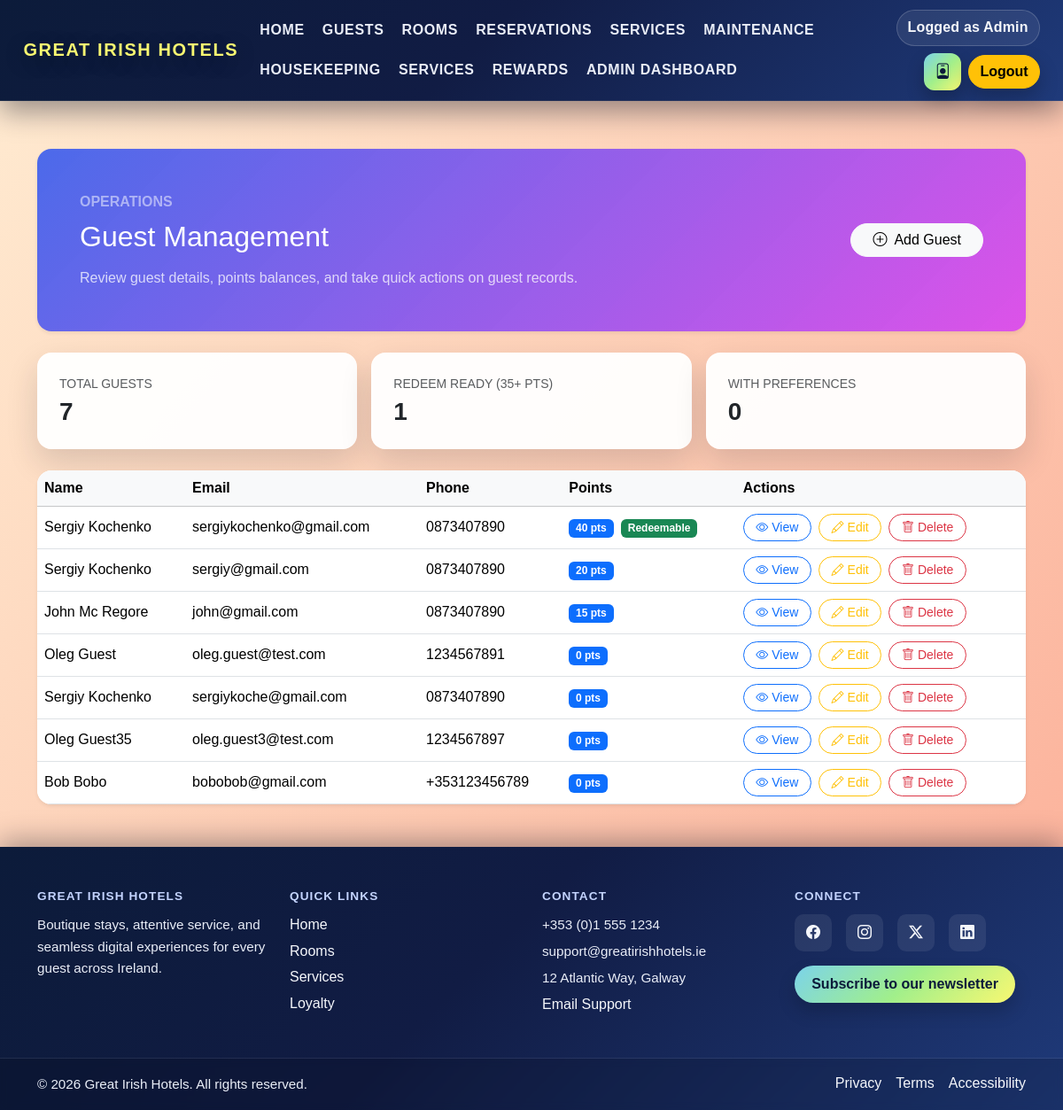
Page /management/guests/ (signed in) on the committed database.
### core/models.py (models this page shows, shortened)
class Guest(models.Model):
	first_name = models.CharField(max_length=50)
	last_name = models.CharField(max_length=50)
	email = models.EmailField()
	phone = models.CharField(max_length=20)
	id_document = models.CharField(max_length=100)
	preferences = models.TextField(blank=True)
	special_requests = models.TextField(blank=True)
	loyalty_points = models.IntegerField(default=0)

### core/views.py (the view)
# urls.py: path('management/guests/', guest_list, name='guest_list'),
@require_staff_role('Reception')
def guest_list(request):
	try:
		guests_list = Guest.objects.all()
		context = get_user_context(request)
		context['guests'] = guests_list
		redeem_ready = guests_list.filter(loyalty_points__gte=35).count()
		preferences_count = guests_list.exclude(preferences__isnull=True).exclude(preferences__exact='').count()
		context['guest_stats'] = {
			'total': guests_list.count(),
			'redeem_ready': redeem_ready,
			'with_preferences': preferences_count,
		}
		if context.get('staff_role') == 'Reception' and not (request.user.is_authenticated and request.user.is_staff):
			context['guests'] = guests_list
			return render(request, 'core/guest_list_reception.html', context)
		return render(request, 'core/guest_list.html', context)
	except Exception as e:
		messages.error(request, 'An error occurred while retrieving guests.')
		return redirect('admin_dashboard')

### core/views.py (called while the page is built, shortened)
def get_user_context(request):
	guest_name = None
	staff_name = None
	staff_role = None
	guest_id_document = None
	guest_id = request.session.get('guest_id')
	staff_id = request.session.get('staff_id')
	if guest_id:
		try:
			from .models import Guest
			guest_obj = Guest.objects.get(id=guest_id)
			guest_name = f"{guest_obj.first_name} {guest_obj.last_name}"
			guest_id_document = guest_obj.id_document.split('|')[0] if guest_obj.id_document else ''
		except Exception:
			pass
	return {'guest_name': guest_name, 'staff_name': staff_name, 'staff_role': staff_role, 'guest_id_document': guest_id_document}

def require_staff_role(*allowed_roles):
	def decorator(view_func):
		@wraps(view_func)
		def _wrapped(request, *args, **kwargs):
			if request.user.is_authenticated and request.user.is_staff:
				return view_func(request, *args, **kwargs)
		return _wrapped
	return decorator

### core/templates/core/guest_list.html (shortened to what this page needs)
{% extends "base.html" %}
{% block content %}
{% include "header.html" %}
<main class="container py-5 guests-management">
    <section class="guest-management-hero rounded-4 shadow-sm p-4 p-lg-5 mb-4">
        <div class="row align-items-center g-4">
            <div class="col-lg-8">
                <p class="text-uppercase text-white-50 fw-semibold mb-2">Operations</p>
                <h2 class="text-white mb-3">Guest Management</h2>
                <p class="text-white-75 mb-0">Review guest details, points balances, and take quick actions on guest records.</p>
            </div>
            <div class="col-lg-4 text-lg-end">
                <a href="{% url 'guest_create' %}" class="btn btn-light rounded-pill px-4">
                    <i class="bi bi-plus-circle me-2"></i>Add Guest
                </a>
            </div>
        </div>
    </section>
    <section class="guest-stats row row-cols-1 row-cols-md-3 g-3 mb-4">
        <div class="col">
            <div class="guest-stat-card rounded-4 p-4 h-100">
                <p class="text-muted text-uppercase small mb-1">Total Guests</p>
                <h3 class="mb-0">{{ guest_stats.total|default:0 }}</h3>
            </div>
        </div>
        <div class="col">
            <div class="guest-stat-card rounded-4 p-4 h-100">
                <p class="text-muted text-uppercase small mb-1">Redeem Ready (35+ pts)</p>
                <h3 class="mb-0">{{ guest_stats.redeem_ready|default:0 }}</h3>
            </div>
        </div>
        <div class="col">
            <div class="guest-stat-card rounded-4 p-4 h-100">
                <p class="text-muted text-uppercase small mb-1">With Preferences</p>
                <h3 class="mb-0">{{ guest_stats.with_preferences|default:0 }}</h3>
            </div>
        </div>
    </section>
    {% if guests %}
        <div class="table-responsive card shadow-sm border-0 rounded-4 overflow-hidden">
            <table class="table table-hover mb-0 align-middle">
                <thead class="table-light">
                    <tr>
                        <th>Name</th>
                        <th>Email</th>
                        <th>Phone</th>
                        <th>Points</th>
                        <th>Actions</th>
                    </tr>
                </thead>
                <tbody>
                    {% for guest in guests %}
                        <tr>
                            <td>{{ guest.first_name }} {{ guest.last_name }}</td>
                            <td>{{ guest.email }}</td>
                            <td>{{ guest.phone }}</td>
                            <td>
                                <span class="badge bg-primary">{{ guest.loyalty_points|default:0 }} pts</span>
                                {% if guest.loyalty_points|default:0 >= 35 %}
                                    <span class="badge bg-success ms-1">Redeemable</span>
                                {% endif %}
                            </td>
                            <td>
                                <div class="guest-actions d-inline-flex gap-2">
                                    <a href="{% url 'guest_detail' guest.id %}" class="btn btn-sm btn-outline-primary" title="View">
                                        <i class="bi bi-eye me-1"></i>View
                                    </a>
                                    <a href="{% url 'guest_update' guest.id %}" class="btn btn-sm btn-outline-warning" title="Edit">
                                        <i class="bi bi-pencil me-1"></i>Edit
                                    </a>
                                    <a href="{% url 'guest_delete' guest.id %}" class="btn btn-sm btn-outline-danger" title="Delete">
                                        <i class="bi bi-trash me-1"></i>Delete
                                    </a>
                                </div>
                            </td>
                        </tr>
                    {% endfor %}
                </tbody>
            </table>
        </div>
    {% else %}
        <div class="alert alert-info text-center py-5">
            <p>No guests found. <a href="{% url 'guest_create' %}">Create one</a></p>
        </div>
    {% endif %}
</main>
{% endblock %}

### core/static/style.css (style rules this page uses)
html, body { font-family: Arial, sans-serif; background-color: transparent; position: relative; overflow-x: hidden; min-height: 100%; height: 100%; margin: 0; padding: 0; }
body { display: flex; flex-direction: column; padding-top: calc(var(--nav-height) + 10px); }
main { flex: 1; padding-top: 0.35rem; }
body::before { content: ""; position: fixed; top: 0; left: 0; width: 100%; height: 100%; z-index: -1; background: linear-gradient(130deg, #ffecd2, #fcb69f, #ff9a8b, #ff758c, #f6416c, #f76b1c, #c471ed, #662d8c); background-size: 600% 600%; animation: gradientDrift 12s ease-in-out infinite; pointer-events: none; }
.guests-management .guest-management-hero { background: linear-gradient(135deg, rgba(66, 99, 235, 0.95), rgba(217, 70, 239, 0.9)); color: #fff; margin-top: 2rem; }
.guest-stats .guest-stat-card { background: rgba(255, 255, 255, 0.95); border: 1px solid rgba(255, 255, 255, 0.25); box-shadow: 0 15px 35px rgba(20, 24, 45, 0.15); }
.guest-stats .guest-stat-card h3 { font-weight: 700; }
.guest-actions .btn { border-radius: 999px; padding-inline: 0.85rem; }
.text-white-75 { color: rgba(255, 255, 255, 0.75) !important; }
:root { --nav-height: 78px; }

### rows in the picture
Guest: first_name "Sergiy", last_name "Kochenko", email "sergiykochenko@gmail.com", phone "0873407890", loyalty_points "40", shows "Redeemable"
Guest: first_name "Sergiy", last_name "Kochenko", email "sergiy@gmail.com", phone "0873407890", loyalty_points "20"
Guest: first_name "John", last_name "Mc Regore", email "john@gmail.com", phone "0873407890", loyalty_points "15"
Guest: first_name "Oleg", last_name "Guest", email "oleg.guest@test.com", phone "1234567891", loyalty_points "0"
Guest: first_name "Sergiy", last_name "Kochenko", email "sergiykoche@gmail.com", phone "0873407890", loyalty_points "0"
Guest: first_name "Oleg", last_name "Guest35", email "oleg.guest3@test.com", phone "1234567897", loyalty_points "0"
Guest: first_name "Bob", last_name "Bobo", email "bobobob@gmail.com", phone "+353123456789", loyalty_points "0"

### other values in the picture
{{ guest_stats.total|default:0 }} "7"
{{ guest_stats.redeem_ready|default:0 }} "1"
{{ guest_stats.with_preferences|default:0 }} "0"
